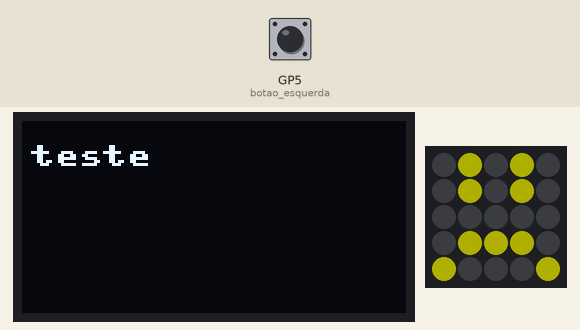
Simulated run of this program. Board: Raspberry Pi Pico running MicroPython. On the bench: 128×64 one-colour display, 5×5 RGB LED matrix. The inputs (shaded band) are chosen by the test bench; at power-on: GP5 (botao_esquerda) HIGH. Dim RGB values are drawn brighter than linear; the 25 LEDs are laid out as on the BitDogLab board (LED 0 bottom right, every second row reversed).

Above: at 1.2 s.
1.3 s: GP5 (botao_esquerda) pulled LOW for 0.15 s
At 1.42 s:
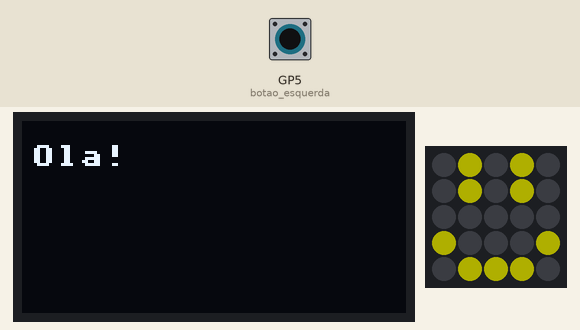
2.9 s: GP5 (botao_esquerda) pulled LOW for 3.2 s
Timing chart, 0 to 5.9 s (numbered marks = the images above; inputs shaded):
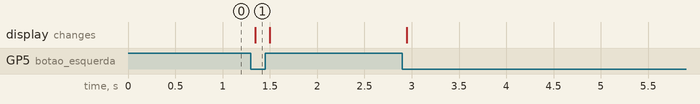

The program:

botao_enquanto_apertado.py
```python
# botao_enquanto_apertado.py
# Executa ações enquanto o botão estiver pressionado
# Bloco: Enquanto pressionar o botao

from machine import Pin, I2C
from ssd1306 import SSD1306_I2C
import neopixel
import time

# Configuração
botao_esquerda = Pin(5, Pin.IN, Pin.PULL_UP)
botao_direita = Pin(6, Pin.IN, Pin.PULL_UP)
botao_centro = Pin(10, Pin.IN, Pin.PULL_UP)
botao_joystick = Pin(22, Pin.IN, Pin.PULL_UP)

i2c = I2C(1, scl=Pin(3), sda=Pin(2), freq=400000)
oled = SSD1306_I2C(128, 64, i2c)

np = neopixel.NeoPixel(Pin(7), 25)
LED_MATRIX = [[24,23,22,21,20],[15,16,17,18,19],[14,13,12,11,10],[5,6,7,8,9],[4,3,2,1,0]]
EMOJIS_5X5 = {
    "happy": [0,1,0,1,0, 0,1,0,1,0, 0,0,0,0,0, 1,0,0,0,1, 0,1,1,1,0],
    "sad":   [0,1,0,1,0, 0,1,0,1,0, 0,0,0,0,0, 0,1,1,1,0, 1,0,0,0,1]
}

def mostrar_emoji(nome, cor, brilho=30):
    """Mostra um emoji na matriz de LEDs."""
    for i in range(25):
        np[i] = (0, 0, 0)
    fator = brilho / 100 * 0.7
    cor_ajustada = (int(cor[0] * fator), int(cor[1] * fator), int(cor[2] * fator))
    if nome in EMOJIS_5X5:
        padrao = EMOJIS_5X5[nome]
        for y in range(5):
            for x in range(5):
                if padrao[y * 5 + x] == 1:
                    np[LED_MATRIX[y][x]] = cor_ajustada
    np.write()

# Exemplo: Enquanto pressionar botão A, mostra texto e emoji feliz
# Quando soltar, mostra texto diferente e emoji triste
while True:
    if botao_esquerda.value() == 0:
        oled.fill(0)
        oled.text("Ola!", 3, 8, 1)
        oled.show()
        mostrar_emoji("happy", (255, 255, 0), 30)
    else:
        oled.fill(0)
        oled.text("teste", 3, 8, 1)
        oled.show()
        mostrar_emoji("sad", (255, 255, 0), 30)
    time.sleep_ms(50)
```

Measured:
- after the input at 1.3 s, the display: changes after 0.05 s (image 1)
